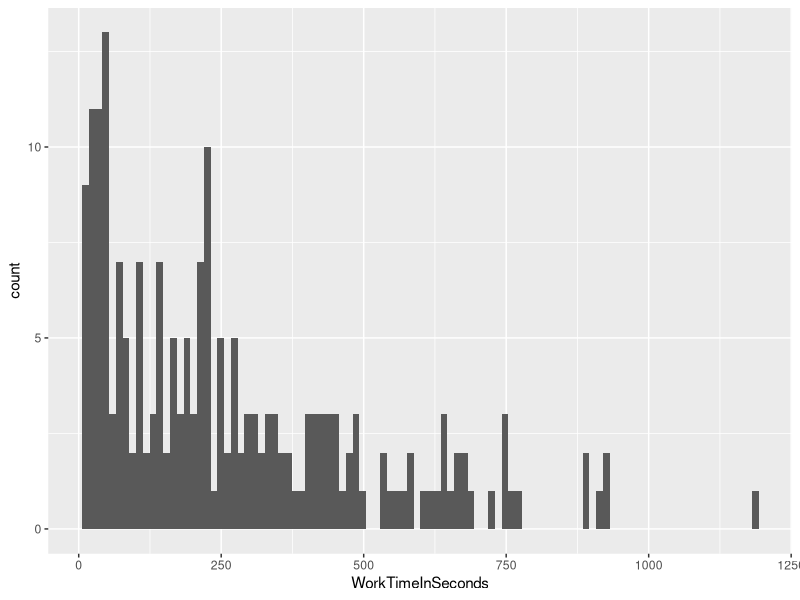

Reproduce this figure in R.
## ---- chunk 1
library(tidyverse)
library(knitr)

df <- read_csv("data/Batch_4133302_batch_results.csv")
## ---- chunk 2
sub <- df %>% 
	select(LifetimeApprovalRate, AcceptTime, SubmitTime, Input.INSTNM,  contains("Answer"))
## ---- chunk 3

completeness <- sub %>% 
	group_by(Input.INSTNM) %>% 
	summarise(across(contains("Answer"), ~mean(!is.na(.x)))) %>% 
	summarise(across(contains("Answer"), mean)) %>% 
	pivot_longer(contains("Answer")) %>% 
	rename(`% Complete` = value)

num_answers <- sub %>% 
	group_by(Input.INSTNM) %>% 
	summarise(across(contains("Answer"), 
									 ~length(unique(na.omit(.x))))) %>% 
	summarise(across(contains("Answer"), mean)) %>% 
	pivot_longer(contains("Answer")) %>% 
	rename(`Mean # Distinct Answers` = value)

completeness %>% 
	left_join(num_answers, by = c("name" = "name")) %>% 
	rename(Question = name) %>% 
	arrange(desc(`% Complete`)) %>% 
	kable(digits = c(0, 2, 1))
## ---- chunk 4

df %>% 
	select(Input.INSTNM, contains("Answer")) %>% 
	mutate(across(contains("Answer"), as.character)) %>% 
	pivot_longer(contains("Answer")) %>% 
	filter(!is.na(value), value != "cannotdetermine") %>%  # treating NA and "cannotdetermine" as the same
	group_by(Input.INSTNM, name, value) %>% 
	summarise(n = n()) %>% 
	mutate(majority_exists = (max(n) > 1) &  ((max(n) / sum(n)) > .5)) %>% 
	summarise(majority_exists = max(majority_exists)) %>% 
	ungroup() %>% 
	group_by(name) %>%
	summarise(`% Majority Exists` = sum(majority_exists)/length(unique(df$Input.INSTNM))) %>% 
	arrange(desc(`% Majority Exists`)) %>% 
	kable(digits = 2)
## ---- chunk 5
df %>% 
	ggplot() + 
	aes(x = WorkTimeInSeconds) + 
	geom_histogram(bins = 100)
## ---- chunk 6
# Elisabeth's first try

min_time <- quantile(df$WorkTimeInSeconds, 0.25)
sus_workers <- c()

for(i in 1:nrow(df))
  {if(df$WorkTimeInSeconds[i] < min_time)
  {sus_workers[i] <- df$WorkerId[i]}}

unique(sus_workers)
## ---- chunk 7
# A more idiomatic to R version from Phil

# x %>% f(y) is the same as f(x,y)
df %>% 
	mutate(sus = WorkTimeInSeconds < min_time) %>% # boolean column for suspicious workers
	filter(sus) %>%                                # keep only those rows for which sus = TRUE
	distinct(WorkerId) %>%                         # show each distinct ID once
	kable()                                        # print it all pretty-like
## ---- chunk 8
# All points for which universal was marked yes
# In these cases, everything else should be NA except what the policy was
universal <- df %>%
	select(contains("Answer.")) %>%
	filter(Answer.universal == "yes")

# All instances where universal was yes but something else was filled in
universalWrong <- universal %>%
	filter(!is.na(Answer.optinpolicy))

# All instances where universal was marked no
# In these cases, everything else should be answered except universal policy
notUniversal <- df %>%
	select(contains("Answer.")) %>%
	filter(Answer.universal == "no")

notUniversalWrong <- notUniversal %>%
	filter(is.na(Answer.optinpolicy) | !is.na(Answer.universalpolicy))

# Lengths of the above
universalC <- nrow(universal)
universalWrongC <- nrow(universalWrong)
notUniversalC <- nrow(notUniversal)
notUniversalWrongC <- nrow(notUniversalWrong)
## ---- chunk 9
num_conflicts <- df %>% 
	group_by(Input.INSTNM, WorkerId) %>% 
	summarise(conflict = sum((Answer.universal == "yes")*(!is.na(Answer.optinpolicy)))) %>% 
	summarise(conflict = sum(conflict)) %>% 
	summarise(num_conflicts = sum(conflict, na.rm = T))

